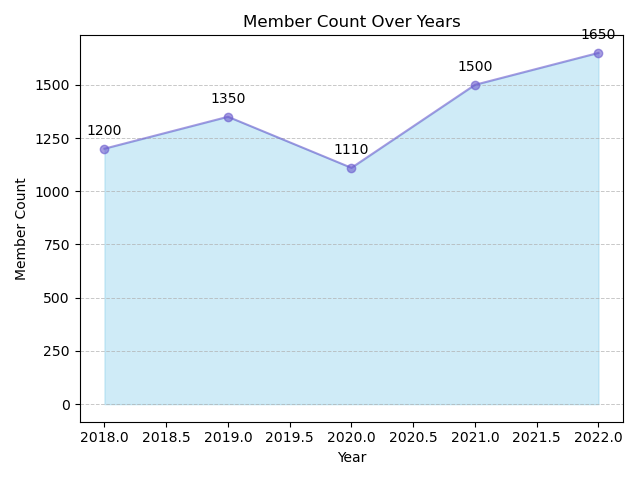

This figure's Python source:

import matplotlib.pyplot as plt

# Given data
data = [
    {'Year': 2018, 'Member Count': 1200},
    {'Year': 2019, 'Member Count': 1350},
    {'Year': 2020, 'Member Count': 1110},
    {'Year': 2021, 'Member Count': 1500},
    {'Year': 2022, 'Member Count': 1650}
]

# Extracting data for plotting
years = [item['Year'] for item in data]
member_counts = [item['Member Count'] for item in data]

# Create an area chart
plt.fill_between(years, member_counts, color="skyblue", alpha=0.4)

# Add a line chart in the same figure to highlight the area boundaries
plt.plot(years, member_counts, color="Slateblue", alpha=0.6, marker='o')

# Annotate each data point with its value
for i, txt in enumerate(member_counts):
    plt.annotate(txt, (years[i], member_counts[i]), textcoords="offset points", xytext=(0,10), ha='center')

# Set the title and labels
plt.title('Member Count Over Years')
plt.xlabel('Year')
plt.ylabel('Member Count')

# Customize the y-axis grid
plt.grid(axis='y', linestyle='--', linewidth=0.7, alpha=0.7)

# Enhance layout
plt.tight_layout()

# Show the figure
plt.show()
